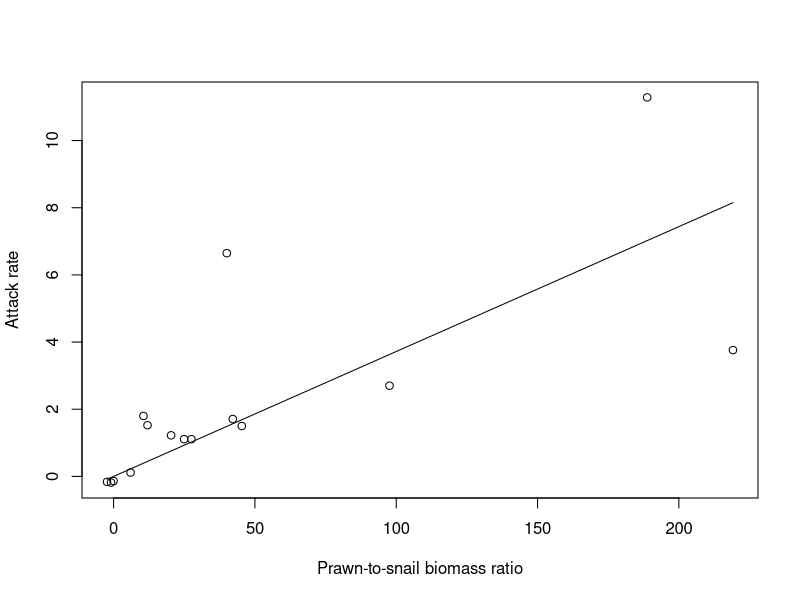
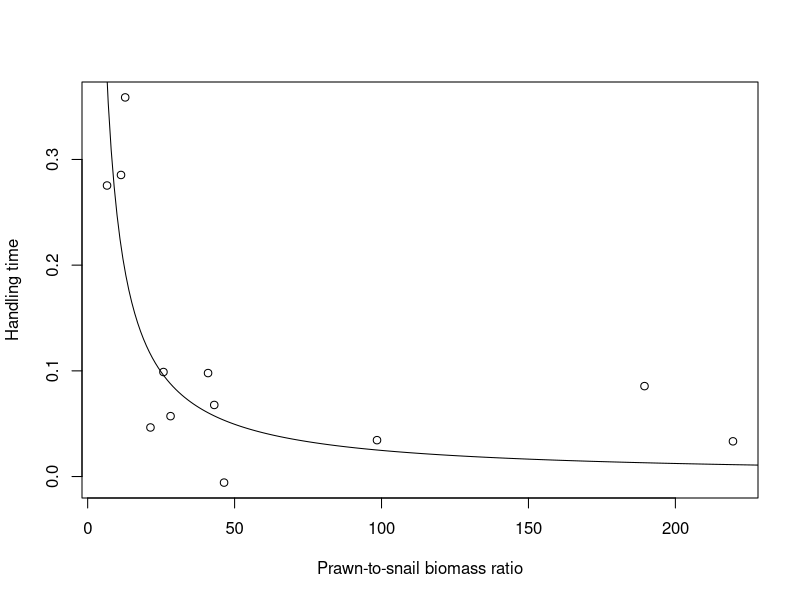

These figures' R source, in order:
## Fitting alpha and Th functions based on data from Sokolow et al. 2014
## Data extracted from plots using WebPlotDigitizer

a_points = read.csv("functional_response_fit/a_points.csv", header = FALSE)
th_points = read.csv("functional_response_fit/th_points.csv", header = FALSE)

a_model = lm(a_points[,2] ~ 0 + a_points[,1])
summary(a_model)
plot(a_points[,1], a_points[,2], xlab = "Prawn-to-snail biomass ratio", ylab = "Attack rate")
lines(a_points[,1], 0.037192*a_points[,1])

th_model = nls(V2 ~ 1/(c*V1), data = th_points, start = list(c=1))
summary(th_model)
x = c(0:250)
plot(th_points[,1], th_points[,2], xlab = "Prawn-to-snail biomass ratio", ylab = "Handling time")
lines(x, 1/(0.40450*x))
